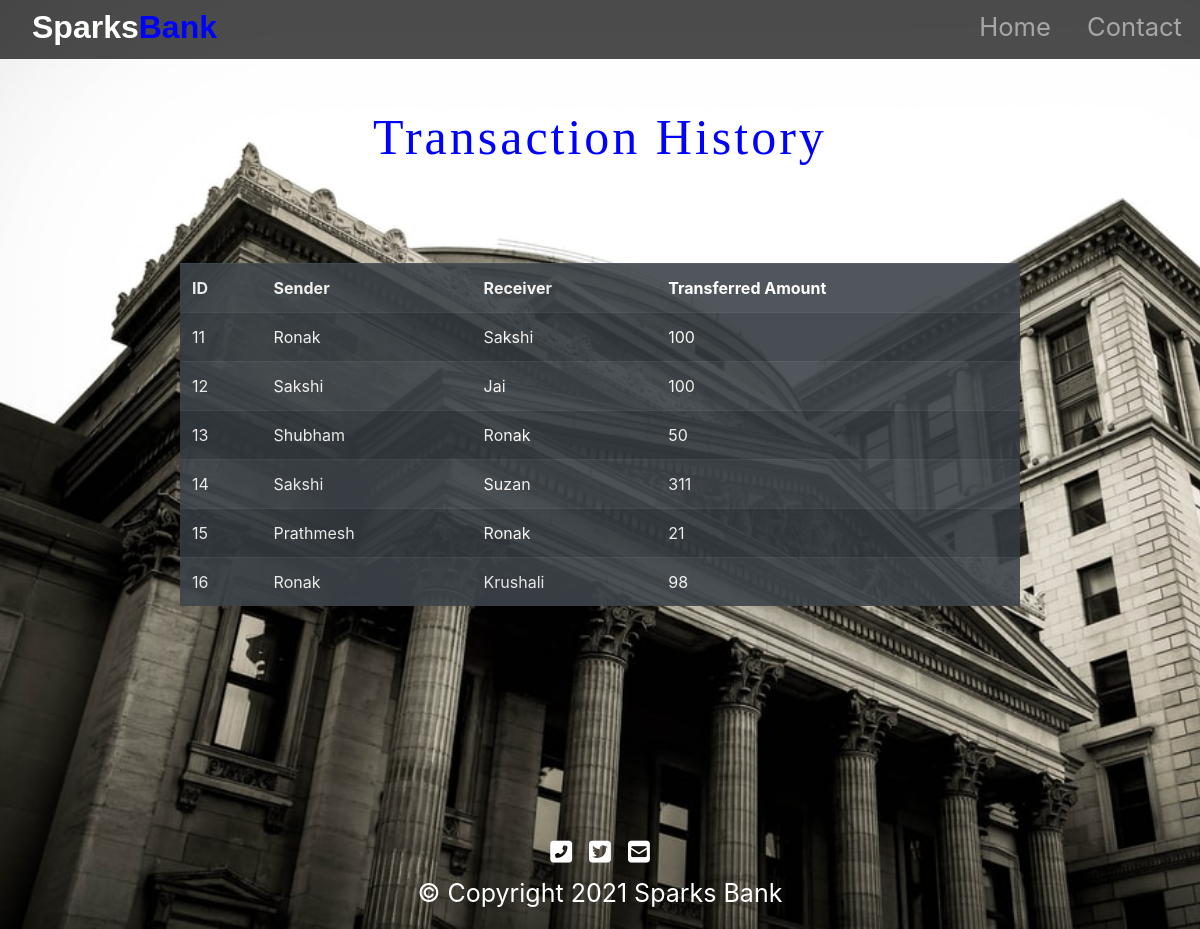
The page /history.php on the database its author committed.
### tables this page shows
CREATE TABLE `history` (
  `his_id` int(11) NOT NULL,
  `sender` varchar(255) NOT NULL,
  `reciever` varchar(255) NOT NULL,
  `amount` bigint(20) NOT NULL
);

### history.php (the view, shortened to what this page needs)
<!DOCTYPE html>
<html lang="en">
<head>
  <link rel="stylesheet" href="https://stackpath.bootstrapcdn.com/bootstrap/4.5.2/css/bootstrap.min.css"
>
  <link rel="stylesheet" type="text/css" href="styles.css">
</head>
<body>
  <div id="title">
    <nav id="navbar" class="navbar navbar-expand-lg navbar-dark ">
      <a id="navbar-brand" href="index.php">Sparks<span>Bank</span></a>
      <div class="collapse navbar-collapse" id="navbarTogglerDemo01">
        <ul class="navbar-nav ml-auto">
          <li class="nav-item">
            <a class="nav-link" href="index.php">Home</a>
          </li>
          <li class="nav-item">
            <a class="nav-link" href="#footer">Contact</a>
          </li>
        </ul>
      </div>
    </nav>
  </div>
  <?php
 echo '<h1 class="intro"><center>Transaction History</center></h1>';
 echo '<table class=" listtable table-dark table  table-striped table-hover mt-5"  style="opacity: 0.9; width: 70%; margin: auto;">
 <tr>
     <th>ID</th>
     <th>Sender</th>
     <th>Receiver</th>
     <th>Transferred Amount</th>
 </tr>';
    $server = "localhost";
    $username = "root";
    $password = "";
    $database = "bank";
    $con = mysqli_connect($server, $username, $password, $database);
     $sql = "SELECT his_id,sender,reciever,amount FROM history;";
        $result=mysqli_query($con,$sql);
        while($row=mysqli_fetch_array($result)){
            echo '<tr>
            <td>'.$row["his_id"].'</td>
            <td>'.$row["sender"].'</td>
            <td>'.$row["reciever"].'</td>
            <td>'.$row["amount"].'</td>
        </tr>';
          }
 echo'</table>';
?><br>
</body>
<footer id="footer">
  <i class="social-icon fas fa-phone-square-alt"></i>
  <i class="social-icon fab fa-twitter-square"></i>
  <i class="social-icon fas fa-envelope-square"></i>
  <p>© Copyright 2021 Sparks Bank</p>
</footer>
</html>

### styles.css (style rules this page uses)
body { background-image:url("img/bank.jpg"); background-size: cover; height: 100%; width: 100%; background-repeat: no-repeat; background-attachment: fixed; }
#title { background: rgba(0,0,0,0.7); }
#navbar { padding: 0 0 5px; }
#navbar-brand { text-decoration: none; color:#fdfffc; font-family: sans-serif; font-size: 2rem; font-weight: bold; padding-left: 2rem; }
span { color:blue; }
.nav-item { padding: 0 10px; }
.nav-link { font-size: 1.6rem; }
.intro { text-align: center; font-size: 50px; letter-spacing: 3px; font-family: 'sans-serif'; position: relative; padding:4% 8%; color:blue; }
#footer { margin-top: 200px; padding: 5% auto; text-align: center; color: white; font-size: 25px; }
.social-icon { margin: 10px 5px; color: white; }

### rows shown on the page
history: his_id "11", sender "Ronak", reciever "Sakshi", amount "100"
history: his_id "12", sender "Sakshi", reciever "Jai", amount "100"
history: his_id "13", sender "Shubham", reciever "Ronak", amount "50"
history: his_id "14", sender "Sakshi", reciever "Suzan", amount "311"
history: his_id "15", sender "Prathmesh", reciever "Ronak", amount "21"
history: his_id "16", sender "Ronak", reciever "Krushali", amount "98"
